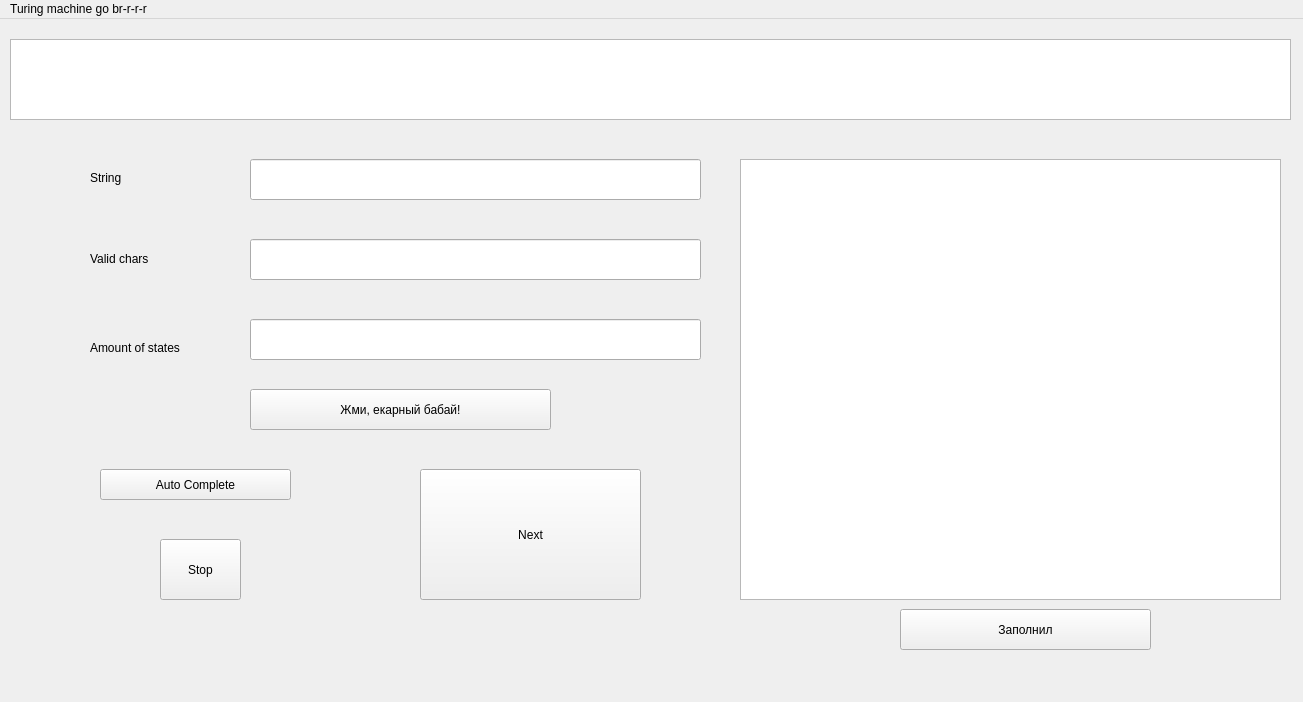
<?xml version="1.0" encoding="UTF-8"?>
<ui version="4.0">
 <class>MainWindow</class>
 <widget class="QMainWindow" name="MainWindow">
  <property name="geometry">
   <rect>
    <x>0</x>
    <y>0</y>
    <width>1303</width>
    <height>702</height>
   </rect>
  </property>
  <property name="sizePolicy">
   <sizepolicy hsizetype="MinimumExpanding" vsizetype="Preferred">
    <horstretch>0</horstretch>
    <verstretch>0</verstretch>
   </sizepolicy>
  </property>
  <property name="windowTitle">
   <string>MainWindow</string>
  </property>
  <widget class="QWidget" name="centralwidget">
   <widget class="QTableWidget" name="states">
    <property name="geometry">
     <rect>
      <x>740</x>
      <y>140</y>
      <width>541</width>
      <height>441</height>
     </rect>
    </property>
   </widget>
   <widget class="QLineEdit" name="defaultString">
    <property name="geometry">
     <rect>
      <x>250</x>
      <y>140</y>
      <width>451</width>
      <height>41</height>
     </rect>
    </property>
   </widget>
   <widget class="QLabel" name="label">
    <property name="geometry">
     <rect>
      <x>90</x>
      <y>150</y>
      <width>58</width>
      <height>18</height>
     </rect>
    </property>
    <property name="text">
     <string>String</string>
    </property>
   </widget>
   <widget class="QLabel" name="label_2">
    <property name="geometry">
     <rect>
      <x>90</x>
      <y>230</y>
      <width>91</width>
      <height>20</height>
     </rect>
    </property>
    <property name="text">
     <string>Valid chars</string>
    </property>
   </widget>
   <widget class="QLineEdit" name="validChars">
    <property name="geometry">
     <rect>
      <x>250</x>
      <y>220</y>
      <width>451</width>
      <height>41</height>
     </rect>
    </property>
   </widget>
   <widget class="QLineEdit" name="numberStates">
    <property name="geometry">
     <rect>
      <x>250</x>
      <y>300</y>
      <width>451</width>
      <height>41</height>
     </rect>
    </property>
   </widget>
   <widget class="QLabel" name="label_3">
    <property name="geometry">
     <rect>
      <x>90</x>
      <y>320</y>
      <width>121</width>
      <height>18</height>
     </rect>
    </property>
    <property name="text">
     <string>Amount of states</string>
    </property>
   </widget>
   <widget class="QPushButton" name="autoComplete">
    <property name="geometry">
     <rect>
      <x>100</x>
      <y>450</y>
      <width>191</width>
      <height>31</height>
     </rect>
    </property>
    <property name="text">
     <string>Auto Complete</string>
    </property>
   </widget>
   <widget class="QPushButton" name="nextAction">
    <property name="geometry">
     <rect>
      <x>420</x>
      <y>450</y>
      <width>221</width>
      <height>131</height>
     </rect>
    </property>
    <property name="text">
     <string>Next</string>
    </property>
   </widget>
   <widget class="QPushButton" name="newMachine">
    <property name="geometry">
     <rect>
      <x>250</x>
      <y>370</y>
      <width>301</width>
      <height>41</height>
     </rect>
    </property>
    <property name="text">
     <string>Жми, екарный бабай!</string>
    </property>
   </widget>
   <widget class="QTableWidget" name="showMeWhatYouGot">
    <property name="geometry">
     <rect>
      <x>10</x>
      <y>20</y>
      <width>1281</width>
      <height>81</height>
     </rect>
    </property>
   </widget>
   <widget class="QPushButton" name="pushButton">
    <property name="geometry">
     <rect>
      <x>900</x>
      <y>590</y>
      <width>251</width>
      <height>41</height>
     </rect>
    </property>
    <property name="text">
     <string>Заполнил</string>
    </property>
   </widget>
   <widget class="QPushButton" name="pushButton_2">
    <property name="geometry">
     <rect>
      <x>160</x>
      <y>520</y>
      <width>81</width>
      <height>61</height>
     </rect>
    </property>
    <property name="text">
     <string>Stop</string>
    </property>
   </widget>
  </widget>
  <widget class="QMenuBar" name="menubar">
   <property name="geometry">
    <rect>
     <x>0</x>
     <y>0</y>
     <width>1303</width>
     <height>23</height>
    </rect>
   </property>
   <widget class="QMenu" name="menuTuring_machine_go_br_r_r_r">
    <property name="title">
     <string>Turing machine go br-r-r-r</string>
    </property>
   </widget>
   <addaction name="menuTuring_machine_go_br_r_r_r"/>
  </widget>
 </widget>
 <resources/>
 <connections/>
</ui>
